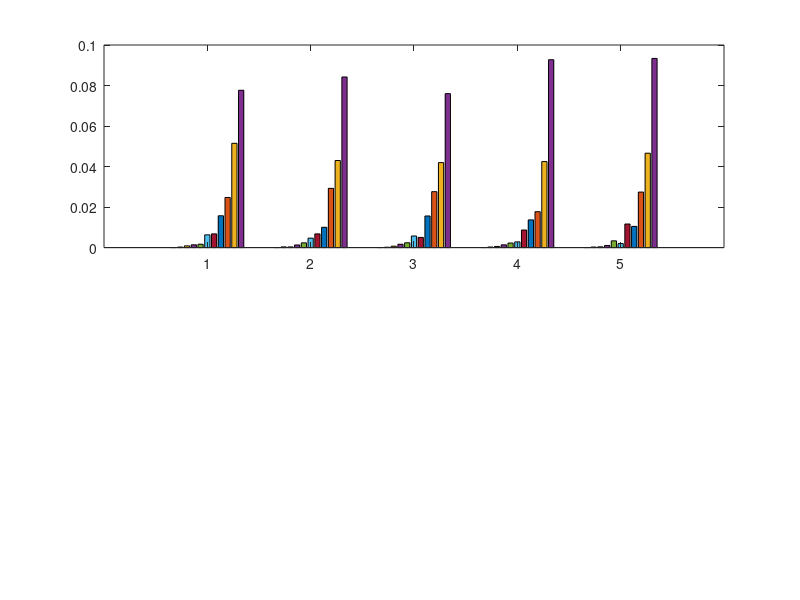

The MATLAB source for this figure: (Note: this script raises an error after producing the figure.)

figure; 
%y =[0.000029	0.000258	0.000861	0.001388	0.001659	0.006292	0.006778	0.015714	0.024742	0.051482	0.077648; 	0.000033	0.000342	0.000329	0.001298	0.002345	0.004655	0.006769	0.010022	0.02924	0.042992	0.084216; 	0.000043	0.000174	0.00069	0.001646	0.002371	0.005718	0.005019	0.015604	0.027608	0.041951	0.076007; 	0.000044	0.000277	0.000563	0.001382	0.002244	0.002818	0.008678	0.01368	0.017723	0.042459	0.092739; 	0.000033	0.000271	0.000372	0.001051	0.003325	0.00198	0.011637	0.010473	0.027408	0.04659	0.093377; 	0.000046	0.000372	0.000708	0.001396	0.002207	0.003306	0.008202	0.015801	0.026775	0.049257	0.108537; 	0.00008	0.000503	0.001456	0.001301	0.003886	0.006256	0.01462	0.026379	0.03744	0.083255	0.119008; 	0.000224	0.000495	0.001125	0.002178	0.003537	0.007832	0.014788	0.028161	0.049545	0.08112	0.137295; 	0.000104	0.00545	0.00112	0.001415	0.004078	0.008174	0.01619	0.029322	0.052519	0.088094	0.133029; 	0.000124	0.000557	0.00135	0.002213	0.003384	0.006647	0.016891	0.030162	0.055347	0.088181	0.14417; 	0.000053	0.000418	0.0011	0.001404	0.002576	0.004923	0.006872	0.019257	0.023644	0.059889	0.111807; 	0.000126	0.000616	0.001274	0.002352	0.004426	0.009488	0.016785	0.033011	0.056254	0.095031	0.161101; 	0.00012	0.00643	0.001305	0.002557	0.004716	0.009073	0.018103	0.028119	0.056943	0.097529	0.14885; 	0.000125	0.000613	0.001269	0.002646	0.004793	0.008878	0.019387	0.035177	0.061167	0.101409	0.153482; 	0.000151	0.00531	0.000677	0.001613	0.005453	0.010073	0.018231	0.29832	0.39447	0.096015	0.169129; 	0.000099	0.00033	0.000866	0.001163	0.002591	0.006408	0.011963	0.031372	0.043776	0.075817	0.14803; 	0.00018	0.000769	0.000764	0.002684	0.003654	0.009003	0.020017	0.031015	0.04307	0.098714	0.115016; 	0.000188	0.00726	0.001417	0.00188	0.005985	0.011054	0.022743	0.040056	0.057006	0.112965	0.160696; 	0.000232	0.000765	0.001628	0.003122	0.005796	0.008868	0.022806	0.036393	0.06257	0.108919	0.11622; 	0.000212	0.00261	0.001089	0.003008	0.003812	0.011086	0.019213	0.033998	0.066403	0.13269	0.85441; 	0.000121	0.000719	0.000785	0.003479	0.004377	0.008105	0.014551	0.027288	0.047951	0.058331	0.14095];
subplot(2,1,1);
y =[0.000029	0.000258	0.000861	0.001388	0.001659	0.006292	0.006778	0.015714	0.024742	0.051482	0.077648;   0.000033	0.000342	0.000329	0.001298	0.002345	0.004655	0.006769	0.010022	0.029240    0.042992	0.084216;   0.000043	0.000174	0.000690    0.001646	0.002371	0.005718	0.005019	0.015604	0.027608	0.041951	0.076007;   0.000044	0.000277	0.000563	0.001382	0.002244	0.002818	0.008678	0.013680    0.017723	0.042459	0.092739;   0.000033	0.000271	0.000372	0.001051	0.003325	0.001980    0.011637	0.010473	0.027408	0.046590    0.093377];
b=bar(y);
b(1).FaceColor='r'
l = cell(1,11);
l{1}='Greedy '; l{2}='Random 2 Interations'; l{3}='Random 4 Interations';
l{4}='Random 8 Interations'; l{5}='Random 16 Interations'; l{6}='Random 32 Interations';
l{7}='Random 64 Interations'; l{8}='Random 128 Interations'; l{9}='Random 256 Interations';
l{10}='Random 512 Interations'; l{11}='Random 1024 Interations'; 
legend(b,l);
axis([0 7 0 .2]);
xlabel('Edges');
ylabel('Runtime')
title(' Relation between Greedy and Random in Runtime using 100 Nodes with Different Edges and Iterations ');
subplot(2,1,2);

y= [0.000046	0.000372	0.000708	0.001396	0.002207	0.003306	0.008202	0.015801	0.026775	0.049257	0.108537;   0.000080    0.000503	0.001456	0.001301	0.003886	0.006256	0.014620    0.026379	0.037440    0.083255	0.119008;   0.000224	0.000495	0.001125	0.002178	0.003537	0.007832	0.014788	0.028161	0.049545	0.081120    0.137295;   0.000104	0.005450    0.001120    0.001415	0.004078	0.008174	0.016190    0.029322	0.052519	0.088094	0.133029;   0.000124	0.000557	0.001350    0.002213	0.003384	0.006647	0.016891	0.030162	0.055347	0.088181	0.144170;    0.000053	0.000418	0.0011	0.001404	0.002576	0.004923	0.006872	0.019257	0.023644	0.059889	0.111807];
b=bar(y);
b(1).FaceColor='r'
xlabel('Edges');
ylabel('Runtime')
axis([0 7 0 .2]);


figure
subplot(2,1,1);
y= [0.000126	0.000616	0.001274	0.002352	0.004426	0.009488	0.016785	0.033011	0.056254	0.095031	0.161101;   0.000120    0.006430    0.001305	0.002557	0.004716	0.009073	0.018103	0.028119	0.056943	0.097529	0.148850;   0.000125	0.000613	0.001269	0.002646	0.004793	0.008878	0.019387	0.035177	0.061167	0.101409	0.153482;   0.000151	0.005310    0.000677	0.001613	0.005453	0.010073	0.018231	0.029832	0.039447	0.096015	0.169129;   0.000099	0.000330    0.000866	0.001163	0.002591	0.006408	0.011963	0.031372	0.043776	0.075817	0.148030]; 
b=bar(y);
b(1).FaceColor='r'
l = cell(1,11);
l{1}='Greedy '; l{2}='Random 2 Interations'; l{3}='Random 4 Interations';
l{4}='Random 8 Interations'; l{5}='Random 16 Interations'; l{6}='Random 32 Interations';
l{7}='Random 64 Interations'; l{8}='Random 128 Interations'; l{9}='Random 256 Interations';
l{10}='Random 512 Interations'; l{11}='Random 1024 Interations'; 
legend(b,l);
axis([0 7 0 .2]);
xlabel('Edges');
ylabel('Runtime')
title(' Relation between Greedy and Random in Runtime using 100 Nodes with Different Edges and Iterations ');
subplot(2,1,2);
y = [0.000180    0.000769	0.000764	0.002684	0.003654	0.009003	0.020017	0.031015	0.043070    0.098714	0.115016;   0.000188	0.007260    0.001417	0.001880    0.005985	0.011054	0.022743	0.040056	0.057006	0.112965	0.160696;   0.000232	0.000765	0.001628	0.003122	0.005796	0.008868	0.022806	0.036393	0.062570    0.108919	0.116220;   0.000212	0.002610    0.001089	0.003008	0.003812	0.011086	0.019213	0.033998	0.066403	0.132690    0.185441;   0.000121	0.000719	0.000785	0.003479	0.004377	0.008105	0.014551	0.027288	0.047951	0.058331	0.140950];
%x=[500; 600; 700; 800; 900; 1000; 1100; 1200; 1300; 1400; 1500; 1600; 1700; 1900; 2000; 2100; 2200; 2300; 2400; 2500];
b=bar(y);
b(1).FaceColor='r'
xlabel('Edges');
ylabel('Runtime')
axis([0 7 0 .2]);

